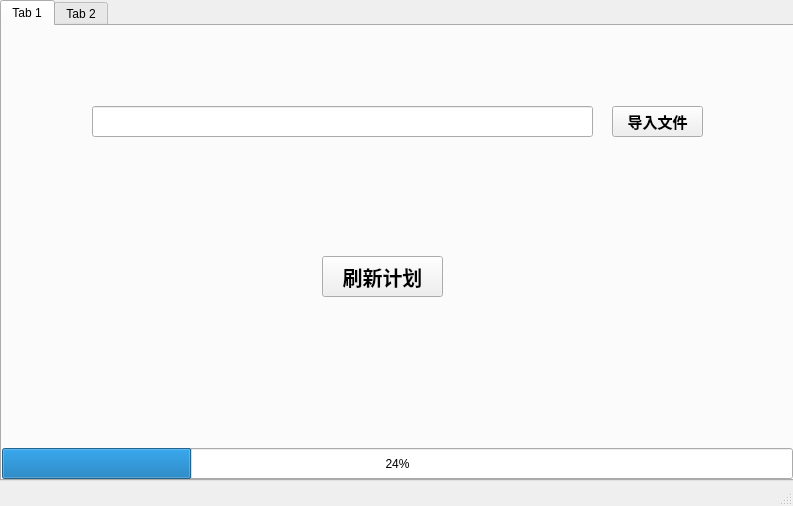
<?xml version="1.0" encoding="UTF-8"?>
<ui version="4.0">
 <class>MainWindow</class>
 <widget class="QMainWindow" name="MainWindow">
  <property name="geometry">
   <rect>
    <x>0</x>
    <y>0</y>
    <width>793</width>
    <height>506</height>
   </rect>
  </property>
  <property name="windowTitle">
   <string>MainWindow</string>
  </property>
  <widget class="QWidget" name="centralwidget">
   <widget class="QTabWidget" name="tabWidget">
    <property name="geometry">
     <rect>
      <x>0</x>
      <y>0</y>
      <width>801</width>
      <height>481</height>
     </rect>
    </property>
    <property name="currentIndex">
     <number>0</number>
    </property>
    <widget class="QWidget" name="tab">
     <attribute name="title">
      <string>Tab 1</string>
     </attribute>
     <widget class="QProgressBar" name="progressBar">
      <property name="geometry">
       <rect>
        <x>0</x>
        <y>422</y>
        <width>791</width>
        <height>31</height>
       </rect>
      </property>
      <property name="value">
       <number>24</number>
      </property>
     </widget>
     <widget class="QPushButton" name="pushButton">
      <property name="geometry">
       <rect>
        <x>320</x>
        <y>230</y>
        <width>121</width>
        <height>41</height>
       </rect>
      </property>
      <property name="font">
       <font>
        <pointsize>15</pointsize>
        <weight>75</weight>
        <bold>true</bold>
       </font>
      </property>
      <property name="text">
       <string>刷新计划</string>
      </property>
     </widget>
     <widget class="QLineEdit" name="lineEdit">
      <property name="geometry">
       <rect>
        <x>90</x>
        <y>80</y>
        <width>501</width>
        <height>31</height>
       </rect>
      </property>
     </widget>
     <widget class="QPushButton" name="pushButton_2">
      <property name="geometry">
       <rect>
        <x>610</x>
        <y>80</y>
        <width>91</width>
        <height>31</height>
       </rect>
      </property>
      <property name="font">
       <font>
        <pointsize>11</pointsize>
        <weight>75</weight>
        <bold>true</bold>
       </font>
      </property>
      <property name="text">
       <string>导入文件</string>
      </property>
     </widget>
    </widget>
    <widget class="QWidget" name="tab_2">
     <attribute name="title">
      <string>Tab 2</string>
     </attribute>
     <widget class="QProgressBar" name="progressBar_2">
      <property name="geometry">
       <rect>
        <x>0</x>
        <y>422</y>
        <width>791</width>
        <height>31</height>
       </rect>
      </property>
      <property name="value">
       <number>24</number>
      </property>
     </widget>
     <widget class="QLineEdit" name="lineEdit_2">
      <property name="geometry">
       <rect>
        <x>62</x>
        <y>290</y>
        <width>571</width>
        <height>31</height>
       </rect>
      </property>
     </widget>
     <widget class="QPushButton" name="pushButton_3">
      <property name="geometry">
       <rect>
        <x>650</x>
        <y>290</y>
        <width>81</width>
        <height>31</height>
       </rect>
      </property>
      <property name="font">
       <font>
        <pointsize>10</pointsize>
        <weight>75</weight>
        <bold>true</bold>
       </font>
      </property>
      <property name="text">
       <string>导入文件</string>
      </property>
     </widget>
     <widget class="QPushButton" name="pushButton_4">
      <property name="geometry">
       <rect>
        <x>300</x>
        <y>350</y>
        <width>121</width>
        <height>41</height>
       </rect>
      </property>
      <property name="font">
       <font>
        <pointsize>14</pointsize>
        <weight>75</weight>
        <bold>true</bold>
       </font>
      </property>
      <property name="text">
       <string>添加计划</string>
      </property>
     </widget>
     <widget class="QComboBox" name="comboBox">
      <property name="geometry">
       <rect>
        <x>210</x>
        <y>100</y>
        <width>74</width>
        <height>22</height>
       </rect>
      </property>
     </widget>
    </widget>
   </widget>
  </widget>
  <widget class="QMenuBar" name="menubar">
   <property name="geometry">
    <rect>
     <x>0</x>
     <y>0</y>
     <width>793</width>
     <height>17</height>
    </rect>
   </property>
  </widget>
  <widget class="QStatusBar" name="statusbar"/>
 </widget>
 <resources/>
 <connections/>
</ui>
